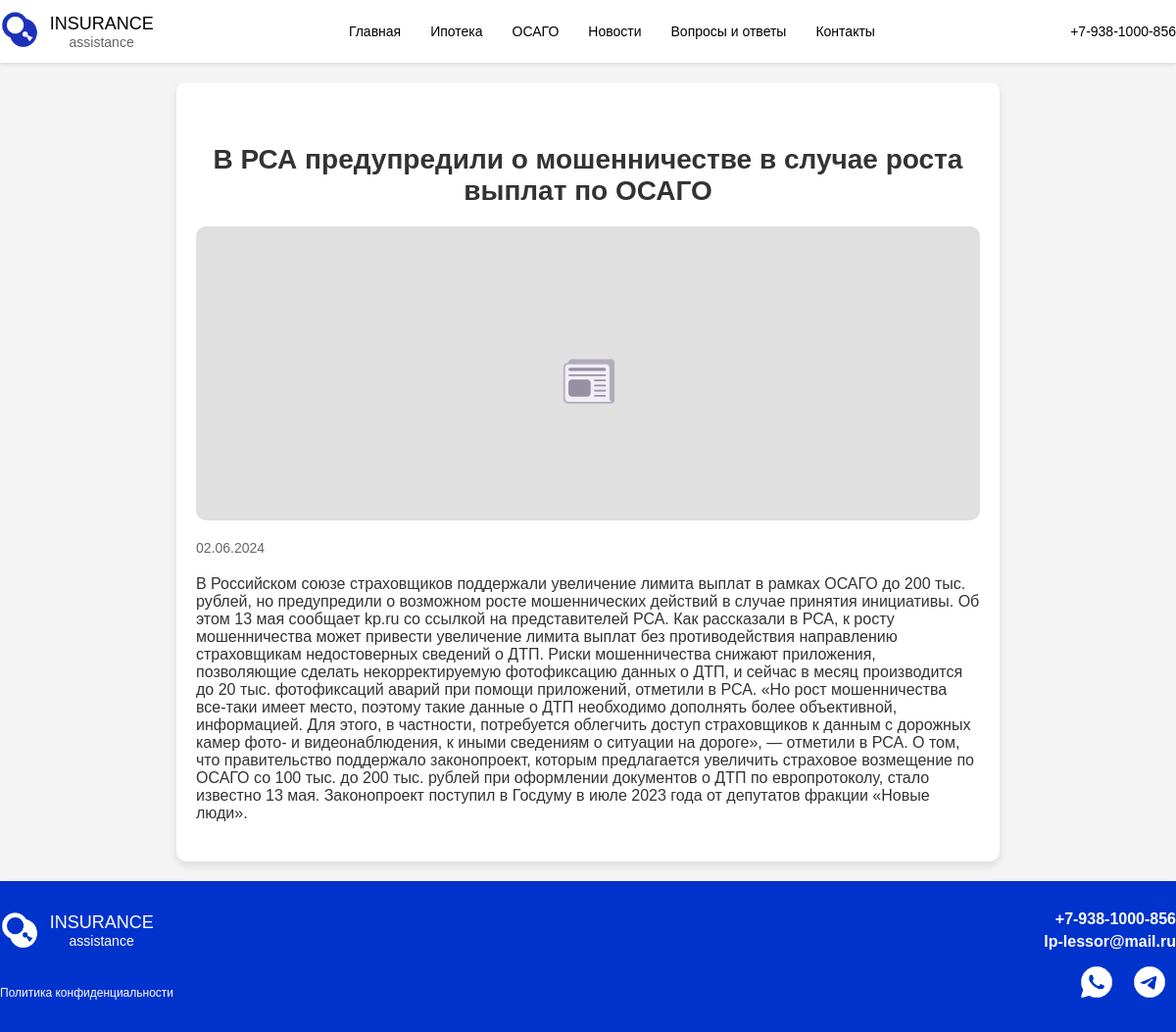
Page /post/6/ on the committed database.
### insurance/models.py (models this page shows, shortened)
class News(models.Model):
    title = models.CharField(max_length=80, verbose_name='Заголовок')
    content = models.TextField(blank=True, verbose_name='Текст статьи')
    photo = models.ImageField(upload_to="photos/%Y/%m/%d/", verbose_name='Фото')
    time_create = models.DateTimeField(auto_now_add=True, verbose_name='Время создания')
    time_update = models.DateTimeField(auto_now=True, verbose_name='Время изменения')
    is_published = models.BooleanField(default=True, verbose_name='Публикация')
    class Meta:
        verbose_name = 'Новости'
        verbose_name_plural = 'Новости'
        ordering = ['time_create', 'title']

### insurance/views.py (the view)
# urls.py: path('post/<int:news_id>/', views.news_detail, name='news_detail'),
def news_detail(request, news_id):
    news = get_object_or_404(News, pk=news_id)
    return render(request, 'insurance/post.html', {'news': news})

### insurance/templates/insurance/post.html
{% extends 'insurance/base.html' %}
{% load static %}
{% block content %}
<section class="news-detail">
    <h1>{{ news.title }}</h1>
    <div class="news-image">
        <img src="{{ news.photo.url }}" alt="News Image">
    </div>
    <div class="news-date">{{ news.time_create|date:"d.m.Y" }}</div>
    <div class="news-content">{{ news.content }}</div>
</section>
{% endblock %}

### insurance/static/insurance/css/styles.css (style rules this page uses)
body { font-family: Arial, sans-serif; margin: 0; padding: 0; background-color: #f4f4f4; display: flex; flex-direction: column; min-height: 100vh; }
div { text-align: center; }
.news-date { font-size: 14px; color: #666; margin-bottom: 10px; text-align: left; }
.news-image { background-color: #e0e0e0; height: 200px; border-radius: 4px; margin-bottom: 15px; display: flex; align-items: center; justify-content: center; overflow: hidden; }
.news-image img { max-width: 100%; max-height: 100%; object-fit: cover; border-radius: 4px; }
.news-detail { background-color: #fff; padding: 40px 20px; margin: 20px auto; border-radius: 10px; box-shadow: 0 4px 8px rgba(0, 0, 0, 0.1); max-width: 800px; text-align: center; }
.news-detail h1 { font-size: 28px; margin-bottom: 20px; color: #333; }
.news-detail .news-image { background-color: #e0e0e0; height: 300px; border-radius: 10px; margin-bottom: 20px; display: flex; align-items: center; justify-content: center; }
.news-detail .news-date { font-size: 14px; color: #666; margin-bottom: 20px; text-align: left; }
.news-detail .news-content { font-size: 16px; color: #333; text-align: left; }

### rows in the picture
News: title "В РСА предупредили о мошенничестве в случае роста выплат по ОСАГО", photo (picture), time_create "02.06.2024", content "В Российском союзе страховщиков поддержали увеличение лимита выплат в рамках ОСАГО до 200 тыс. рублей, но предупредили о возможном росте мошеннических действий в случае принятия инициативы. Об этом 13 мая сообщает kp.ru со ссылкой на представителей РСА. Как рассказали в РСА, к росту мошенничества может привести увеличение лимита выплат без противодействия направлению страховщикам недостоверных сведений о ДТП. Риски мошенничества снижают приложения, позволяющие сделать некорректируемую фотофиксацию данных о ДТП, и сейчас в месяц производится до 20 тыс. фотофиксаций аварий при помощи приложений, отметили в РСА. «Но рост мошенничества все-таки имеет место, поэтому такие данные о ДТП необходимо…"
